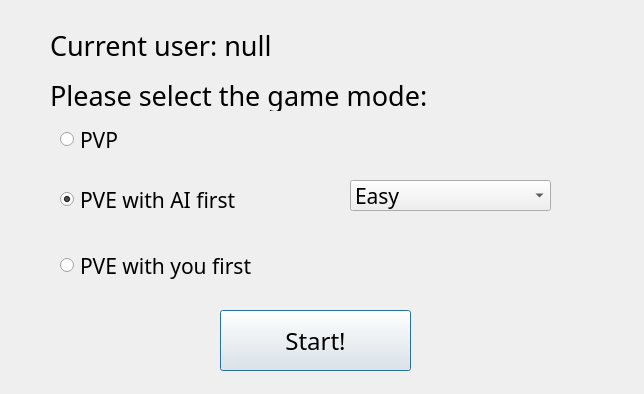
<?xml version="1.0" encoding="UTF-8"?>
<ui version="4.0">
 <class>NewGame</class>
 <widget class="QDialog" name="NewGame">
  <property name="geometry">
   <rect>
    <x>0</x>
    <y>0</y>
    <width>644</width>
    <height>394</height>
   </rect>
  </property>
  <property name="windowTitle">
   <string>Start A New Game</string>
  </property>
  <widget class="QLabel" name="label">
   <property name="geometry">
    <rect>
     <x>50</x>
     <y>80</y>
     <width>471</width>
     <height>31</height>
    </rect>
   </property>
   <property name="font">
    <font>
     <family>Adobe Arabic</family>
     <pointsize>20</pointsize>
    </font>
   </property>
   <property name="text">
    <string>Please select the game mode:</string>
   </property>
  </widget>
  <widget class="QRadioButton" name="PVP">
   <property name="enabled">
    <bool>true</bool>
   </property>
   <property name="geometry">
    <rect>
     <x>60</x>
     <y>130</y>
     <width>331</width>
     <height>19</height>
    </rect>
   </property>
   <property name="font">
    <font>
     <family>Adobe Arabic</family>
     <pointsize>16</pointsize>
    </font>
   </property>
   <property name="text">
    <string>PVP</string>
   </property>
   <property name="checked">
    <bool>false</bool>
   </property>
   <attribute name="buttonGroup">
    <string notr="true">BG</string>
   </attribute>
  </widget>
  <widget class="QRadioButton" name="AIFirst">
   <property name="geometry">
    <rect>
     <x>60</x>
     <y>190</y>
     <width>491</width>
     <height>19</height>
    </rect>
   </property>
   <property name="font">
    <font>
     <family>Adobe Arabic</family>
     <pointsize>16</pointsize>
    </font>
   </property>
   <property name="text">
    <string>PVE with AI first</string>
   </property>
   <property name="checked">
    <bool>true</bool>
   </property>
   <attribute name="buttonGroup">
    <string notr="true">BG</string>
   </attribute>
  </widget>
  <widget class="QRadioButton" name="UserFirst">
   <property name="geometry">
    <rect>
     <x>60</x>
     <y>250</y>
     <width>311</width>
     <height>31</height>
    </rect>
   </property>
   <property name="font">
    <font>
     <family>Adobe Arabic</family>
     <pointsize>16</pointsize>
    </font>
   </property>
   <property name="text">
    <string>PVE with you first</string>
   </property>
   <attribute name="buttonGroup">
    <string notr="true">BG</string>
   </attribute>
  </widget>
  <widget class="QPushButton" name="Start">
   <property name="geometry">
    <rect>
     <x>220</x>
     <y>310</y>
     <width>191</width>
     <height>61</height>
    </rect>
   </property>
   <property name="font">
    <font>
     <family>微软雅黑</family>
     <pointsize>18</pointsize>
    </font>
   </property>
   <property name="text">
    <string>Start!</string>
   </property>
  </widget>
  <widget class="QLabel" name="Currentuser">
   <property name="geometry">
    <rect>
     <x>50</x>
     <y>30</y>
     <width>431</width>
     <height>31</height>
    </rect>
   </property>
   <property name="font">
    <font>
     <family>Adobe Arabic</family>
     <pointsize>20</pointsize>
    </font>
   </property>
   <property name="text">
    <string>Current user: null</string>
   </property>
  </widget>
  <widget class="QComboBox" name="comboBox">
   <property name="geometry">
    <rect>
     <x>350</x>
     <y>180</y>
     <width>201</width>
     <height>31</height>
    </rect>
   </property>
   <property name="font">
    <font>
     <family>Adobe Arabic</family>
     <pointsize>16</pointsize>
    </font>
   </property>
   <item>
    <property name="text">
     <string>Easy</string>
    </property>
   </item>
   <item>
    <property name="text">
     <string>Normal</string>
    </property>
   </item>
   <item>
    <property name="text">
     <string>Hard</string>
    </property>
   </item>
   <item>
    <property name="text">
     <string>Expert</string>
    </property>
   </item>
   <item>
    <property name="text">
     <string>Master</string>
    </property>
   </item>
  </widget>
 </widget>
 <resources/>
 <connections>
  <connection>
   <sender>PVP</sender>
   <signal>clicked()</signal>
   <receiver>comboBox</receiver>
   <slot>hide()</slot>
   <hints>
    <hint type="sourcelabel">
     <x>117</x>
     <y>140</y>
    </hint>
    <hint type="destinationlabel">
     <x>438</x>
     <y>198</y>
    </hint>
   </hints>
  </connection>
  <connection>
   <sender>AIFirst</sender>
   <signal>clicked()</signal>
   <receiver>comboBox</receiver>
   <slot>show()</slot>
   <hints>
    <hint type="sourcelabel">
     <x>113</x>
     <y>194</y>
    </hint>
    <hint type="destinationlabel">
     <x>496</x>
     <y>191</y>
    </hint>
   </hints>
  </connection>
  <connection>
   <sender>UserFirst</sender>
   <signal>clicked()</signal>
   <receiver>comboBox</receiver>
   <slot>show()</slot>
   <hints>
    <hint type="sourcelabel">
     <x>161</x>
     <y>260</y>
    </hint>
    <hint type="destinationlabel">
     <x>415</x>
     <y>210</y>
    </hint>
   </hints>
  </connection>
 </connections>
 <buttongroups>
  <buttongroup name="BG"/>
 </buttongroups>
</ui>
